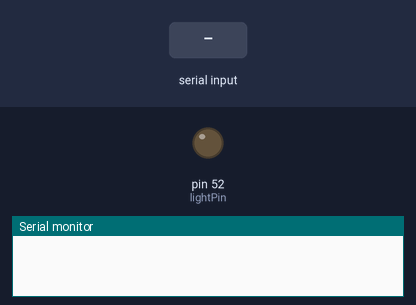
Bench run of a sketch on a simulated Arduino Mega 2560, built with avr-gcc and run on an emulated ATmega2560. Shown: output pins drawn as LEDs (lit = HIGH), the last lines printed to the serial monitor. The inputs (shaded band) are chosen by the test bench.

Above: at 1.2 s.
1.3 s: "L" received over the second serial link
At 2.3 s:
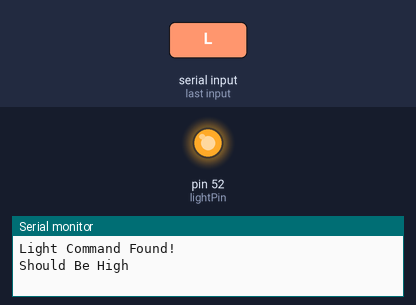
Timing chart, 0 to 4.3 s (numbered marks = the images above; inputs shaded):
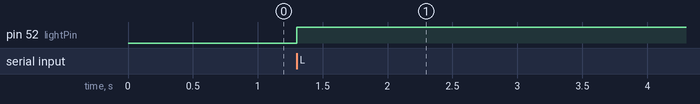

The sketch:

Main.ino
```cpp
//--------------------Imports-----------------------
#include <SoftwareSerial.h>
//---------------------Pin Setup------------------------

const int finishedInterruptPin = 3;
const int lightPin = 52;

//--------------Globals-----------------

double debounceTime = 0; //Set up to debounce the trigger that comes from the esp. This should stop mutiple triggers that come from the esp.
bool commandTrigger = false; //keeps track if someone hits the endpoint.
bool lightOn = false;

void setup() {

  Serial.begin(9600);
  Serial1.begin(9600);
  pinMode(lightPin, OUTPUT);
}

void loop() {

  if(Serial1.available()){
    char command = Serial1.read();
    if(command == 'L'){
      Serial.println("Light Command Found!");
      commandTrigger = true;
    }
  }
  if(commandTrigger){
    if (!lightOn){
      Serial.println("Should Be High");
      digitalWrite(lightPin, HIGH);
    }
    else{
      Serial.println("Should Be Low");
      digitalWrite(lightPin, LOW);
    }
    lightOn = !lightOn;
    commandTrigger = false;
  }
}
```

Measured:
- after the input at 1.3 s, pin 52 (lightPin): LOW → HIGH at once
